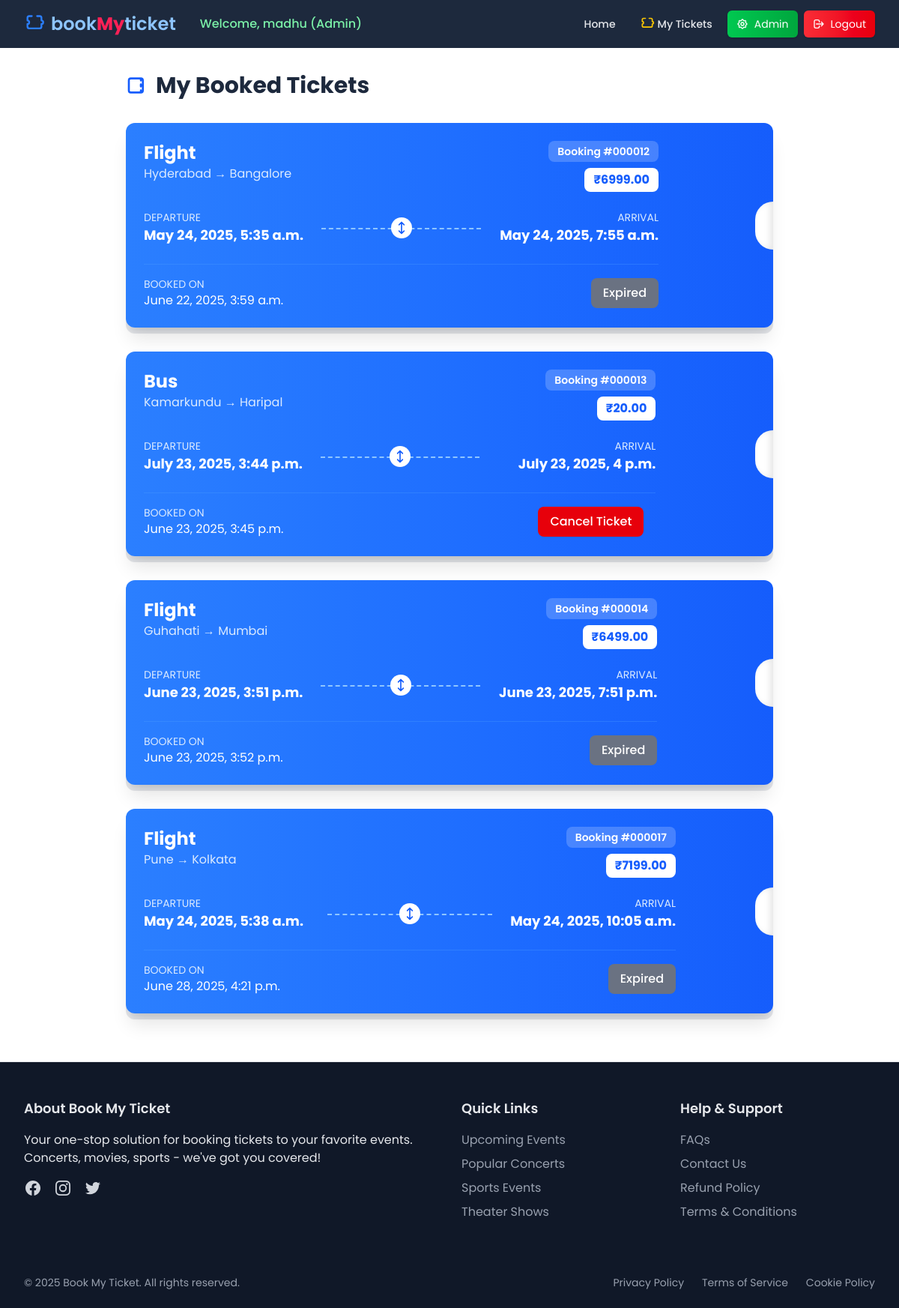
Screenshot of /mytickets/my_tickets/ (signed in) with the database file from the repository.
### mytickets/models.py (models this page shows, shortened)
class UserTicket(models.Model):
    user = models.ForeignKey(User, on_delete=models.CASCADE)
    ticket = models.ForeignKey(Ticket, on_delete=models.CASCADE)
    booked_at = models.DateTimeField(auto_now_add=True)

class Ticket(models.Model):
    TICKET_TYPES = [
        ('Flight', 'Flight'),
        ('Train', 'Train'),
        ('Bus', 'Bus'),
    ]
    type = models.CharField(max_length=20, choices=TICKET_TYPES)
    plane_ticket = models.ForeignKey(Ticketsplane, on_delete=models.CASCADE, null=True, blank=True)
    train_ticket = models.ForeignKey(Tickets, on_delete=models.CASCADE, null=True, blank=True)
    bus_ticket = models.ForeignKey(Ticketsbus, on_delete=models.CASCADE, null=True, blank=True)
    date_time = models.DateTimeField(default=timezone.now)
    source = models.CharField(max_length=30)
    destination = models.CharField(max_length=30)
    departure_time = models.DateTimeField()
    arrival_time = models.DateTimeField()
    total_seats = models.PositiveIntegerField()
    price = models.DecimalField(max_digits=10, decimal_places=2)

### mytickets/views.py (the view)
# urls.py: path('my_tickets/', views.my_tickets, name='my_tickets'),
def my_tickets(request):
    bookings = UserTicket.objects.filter(user=request.user)
    return render(request, 'mytickets/my_tickets.html', {
        'bookings': bookings,
        'now': timezone.now(),
    })

### mytickets/templates/mytickets/my_tickets.html (shortened to what this page needs)
{% extends "layout.html" %}
{% block content %}
<div class="max-w-4xl mx-auto px-4 py-8">
    <h2 class="text-3xl font-bold text-slate-800 mb-8 flex items-center">
        <svg xmlns="http://www.w3.org/2000/svg" class="h-8 w-8 mr-2 text-blue-600" fill="none" viewBox="0 0 24 24" stroke="currentColor">
            <path stroke-linecap="round" stroke-linejoin="round" stroke-width="2" d="M15 5v2m0 4v2m0 4v2M5 5a2 2 0 00-2 2v10a2 2 0 002 2h10a2 2 0 002-2V7a2 2 0 00-2-2H5z" />
        </svg>
        My Booked Tickets
    </h2>
    {% for b in bookings %}
    <div class="relative mb-8 group">
        <div class="relative z-10 bg-gradient-to-r from-blue-500 to-blue-600 rounded-xl shadow-xl overflow-hidden transform group-hover:-translate-y-1 transition duration-300 flex">
            <div class="absolute right-0 top-1/2 transform -translate-y-1/2 h-16 w-6 bg-white rounded-l-full shadow-[inset_-4px_0_8px_rgba(0,0,0,0.1)]"></div>
            <div class="p-6 text-white">
                <div class="flex justify-between items-start mb-6">
                    <div>
                        <h3 class="text-2xl font-bold">{{ b.ticket.type }}</h3>
                        <p class="text-blue-100">{{ b.ticket.source }} → {{ b.ticket.destination }}</p>
                    </div>
                    <div class="flex flex-col items-end">
                        <div class="bg-white/20 rounded-lg px-3 py-1 text-sm font-semibold mb-2">
                            Booking #{{ b.id|stringformat:"06d" }}
                        </div>
                        <div class="bg-white text-blue-600 rounded-lg px-3 py-1 font-bold">
                            ₹{{ b.ticket.price }}
                        </div>
                    </div>
                </div>
                <div class="grid grid-cols-1 md:grid-cols-3 gap-6 mb-6">
                    <div>
                        <p class="text-blue-100 text-sm">DEPARTURE</p>
                        <p class="font-bold text-lg">{{ b.ticket.departure_time }}</p>
                    </div>
                    <div class="flex items-center justify-center">
                        <div class="relative w-full">
                            <div class="relative flex justify-center">
                                <div class="bg-white p-1 rounded-full">
                                    <svg xmlns="http://www.w3.org/2000/svg" class="h-5 w-5 text-blue-600" fill="none" viewBox="0 0 24 24" stroke="currentColor">
                                        <path stroke-linecap="round" stroke-linejoin="round" stroke-width="2" d="M8 7l4-4m0 0l4 4m-4-4v18m0 0l-4-4m4 4l4-4" />
                                    </svg>
                                </div>
                            </div>
                        </div>
                    </div>
                    <div class="text-right">
                        <p class="text-blue-100 text-sm">ARRIVAL</p>
                        <p class="font-bold text-lg">{{ b.ticket.arrival_time }}</p>
                    </div>
                </div>
                <div class="flex justify-between items-center pt-4 border-t border-blue-400/30">
                    <div>
                        <p class="text-blue-100 text-sm">BOOKED ON</p>
                        <p>{{ b.booked_at }}</p>
                    </div>
                    {% if b.ticket.arrival_time > now %}
                        <form method="post" action="{% url 'cancel_ticket' b.ticket.id %}" onsubmit="return confirm('Are you sure you want to cancel this ticket?');">
                            <button type="submit" class="bg-red-600 hover:bg-red-700 text-white mx-4 px-3 py-1.5 sm:px-4 sm:py-2 rounded-lg font-medium transition-colors text-sm sm:text-base">
                                Cancel Ticket
                            </button>
                        </form>
                    {% else %}
                        <span class="bg-gray-500 text-white px-4 py-2 rounded-lg font-medium text-sm sm:text-base cursor-not-allowed">
                            Expired
                        </span>
                    {% endif %}
                </div>
            </div>
        </div>
        <div class="absolute inset-0 bg-gray-200 rounded-xl transform translate-y-2 group-hover:translate-y-3 transition duration-300 -z-10"></div>
    </div>
    {% endfor %}
</div>
{% endblock %}

### templates/layout.html (shortened to what this page needs)
{% load static %}
{% load static tailwind_tags %}
{% load django_browser_reload %}
<!DOCTYPE html>
<html lang="en" x-data="{ open: false, scrolled: false }" @scroll.window="scrolled = window.scrollY > 10">
<head>
    {% tailwind_css %}
</head>
<body class="bg-white flex flex-col min-h-screen font-poppins antialiased">
{% block navbar %}
<header class="fixed w-full z-50" :class="{'shadow-lg': scrolled}">
    <nav class="bg-slate-800 transition-slow" :class="{'bg-opacity-95 backdrop-blur-sm': scrolled}">
        <div class="max-w-7xl mx-auto px-4 sm:px-6 lg:px-8">
            <div class="flex justify-between items-center h-16">
                <div class="flex-shrink-0 flex items-center">
                    <a href="{% url 'home' %}" class="flex items-center space-x-2 text-blue-300 font-semibold text-2xl">
                        <svg xmlns="http://www.w3.org/2000/svg" class="w-7 h-7 text-blue-500" fill="none" viewBox="0 0 24 24" stroke="currentColor">
                            <path stroke-linecap="round" stroke-linejoin="round" stroke-width="2"
                                d="M9 3H6a2 2 0 00-2 2v3a2 2 0 010 4v3a2 2 0 002 2h3m6-14h3a2 2 0 012 2v3a2 2 0 010 4v3a2 2 0 01-2 2h-3m-6 0h6" />
                        </svg>
                        <span class="hidden sm:inline">
                            book<span class="text-rose-500 font-bold">My</span>ticket
                        </span>
                    </a>
                </div>
                <div class="hidden md:flex items-center space-x-4 ml-6">
                    {% if user.is_authenticated %}
                        <span class="text-green-300 font-medium text-sm md:text-base">
                            Welcome, {{ user.username }}{% if user.username == 'madhu' %} (Admin){% endif %}
                        </span>
                    {% endif %}
                </div>
                <div class="hidden md:flex items-center space-x-2 ml-auto">
                    <a href="{% url 'home' %}" class="px-3 py-2 rounded-md text-gray-200 hover:text-white hover:bg-slate-700 text-sm font-medium transition-slow">Home</a>
                    {% if user.is_authenticated %}
                    <a href="{% url 'my_tickets' %}" class="flex items-center px-3 py-2 rounded-md text-gray-200 hover:text-white hover:bg-slate-700 text-sm font-medium transition-slow gap-1">
                        <svg xmlns="http://www.w3.org/2000/svg" class="w-5 h-5 text-yellow-400" fill="none" viewBox="0 0 24 24" stroke="currentColor">
                            <path stroke-linecap="round" stroke-linejoin="round" stroke-width="2"
                                    d="M9 3H6a2 2 0 00-2 2v3a2 2 0 010 4v3a2 2 0 002 2h3m6-14h3a2 2 0 012 2v3a2 2 0 010 4v3a2 2 0 01-2 2h-3m-6 0h6" />
                        </svg>
                        My Tickets
                    </a>
                        {% if user.username == 'madhu' %}
                            <a href="/admin/" class="px-3 py-2 rounded-md text-white bg-gradient-to-r from-green-500 to-green-600 hover:from-green-600 hover:to-green-700 transition-slow shadow hover:shadow-lg flex items-center gap-2 text-sm">
                                Admin
                            </a>
                        {% endif %}
                        <a href="{% url 'logout' %}" class="px-3 py-2 rounded-md text-white bg-gradient-to-r from-red-500 to-red-600 hover:from-red-600 hover:to-red-700 transition-slow shadow hover:shadow-lg flex items-center gap-2 text-sm">
                            <svg xmlns="http://www.w3.org/2000/svg" class="h-4 w-4" fill="none" viewBox="0 0 24 24" stroke="currentColor">
                                <path stroke-linecap="round" stroke-linejoin="round" stroke-width="2" d="M17 16l4-4m0 0l-4-4m4 4H7m6 4v1a3 3 0 01-3 3H6a3 3 0 01-3-3V7a3 3 0 013-3h4a3 3 0 013 3v1" />
                            </svg>
                            Logout
                        </a>
                    {% endif %}
                </div>
            </div>
        </div>
    </nav>
</header>
{% endblock %}
<main class="flex-grow pt-16">
    {% block content %}
    {% endblock %}
</main>
{% block footer %}
<footer class="bg-gray-900 text-gray-200 border-t border-gray-200">
    <div class="max-w-7xl mx-auto px-4 sm:px-6 lg:px-8 py-12">
        <div class="grid grid-cols-1 md:grid-cols-4 gap-8">
            <div class="md:col-span-2">
                <h3 class="text-lg font-semibold text-gray-200 mb-4">About Book My Ticket</h3>
                <p class="text-gray-200 mb-4">
                    Your one-stop solution for booking tickets to your favorite events. Concerts, movies, sports - we've got you covered!
                </p>
                <div class="flex space-x-4">
                    <a href="#" class="text-gray-300 hover:text-blue-600 transition-colors">
                    </a>
                    <a href="#" class="text-gray-300 hover:text-pink-500 transition-colors">
                    </a>
                    <a href="#" class="text-gray-300 hover:text-blue-400 transition-colors">
                    </a>
                </div>
            </div>
            <div>
                <h3 class="text-lg font-semibold text-gray-200 mb-4">Quick Links</h3>
                <ul class="space-y-2">
                    <li><a href="#" class="text-gray-400 hover:text-blue-600 transition-colors">Upcoming Events</a></li>
                    <li><a href="#" class="text-gray-400 hover:text-blue-600 transition-colors">Popular Concerts</a></li>
                    <li><a href="#" class="text-gray-400 hover:text-blue-600 transition-colors">Sports Events</a></li>
                    <li><a href="#" class="text-gray-400 hover:text-blue-600 transition-colors">Theater Shows</a></li>
                </ul>
            </div>
            <div>
                <h3 class="text-lg font-semibold text-gray-200 mb-4">Help & Support</h3>
                <ul class="space-y-2">
                    <li><a href="#" class="text-gray-400 hover:text-blue-600 transition-colors">FAQs</a></li>
                    <li><a href="#" class="text-gray-400 hover:text-blue-600 transition-colors">Contact Us</a></li>
                    <li><a href="#" class="text-gray-400 hover:text-blue-600 transition-colors">Refund Policy</a></li>
                    <li><a href="#" class="text-gray-400 hover:text-blue-600 transition-colors">Terms & Conditions</a></li>
                </ul>
            </div>
        </div>
    </div>
    <div class="bg-gray-900 py-6">
        <div class="max-w-7xl mx-auto px-4 sm:px-6 lg:px-8">
            <div class="flex flex-col md:flex-row justify-between items-center">
                <p class="text-sm text-gray-400 mb-4 md:mb-0">
                    &copy; 2025 Book My Ticket. All rights reserved.
                </p>
                <div class="flex space-x-6" >
                    <a href="#" class="text-sm text-gray-400 hover:text-blue-600 transition-colors">Privacy Policy</a>
                    <a href="#" class="text-sm text-gray-400 hover:text-blue-600 transition-colors">Terms of Service</a>
                    <a href="#" class="text-sm text-gray-400 hover:text-blue-600 transition-colors">Cookie Policy</a>
                </div>
            </div>
        </div>
    </div>
</footer>
{% endblock %}
</body>
</html>

### templates/layout.html (style rules this page uses)
.font-poppins { font-family: 'Poppins', sans-serif; }
.transition-slow { transition: all 0.3s ease-in-out; }

### rows the page displays
UserTicket: ticket.type "Flight", ticket.source "Hyderabad", ticket.destination "Bangalore", id "000012", ticket.price "6999.00", ticket.departure_time "May 24, 2025, 5:35 a.m.", ticket.arrival_time "May 24, 2025, 7:55 a.m.", booked_at "June 22, 2025, 3:59 a.m.", shows "Expired"
UserTicket: ticket.type "Bus", ticket.source "Kamarkundu", ticket.destination "Haripal", id "000013", ticket.price "20.00", ticket.departure_time "July 23, 2025, 3:44 p.m.", ticket.arrival_time "July 23, 2025, 4 p.m.", booked_at "June 23, 2025, 3:45 p.m.", shows "Cancel Ticket"
UserTicket: ticket.type "Flight", ticket.source "Guhahati", ticket.destination "Mumbai", id "000014", ticket.price "6499.00", ticket.departure_time "June 23, 2025, 3:51 p.m.", ticket.arrival_time "June 23, 2025, 7:51 p.m.", booked_at "June 23, 2025, 3:52 p.m.", shows "Expired"
UserTicket: ticket.type "Flight", ticket.source "Pune", ticket.destination "Kolkata", id "000017", ticket.price "7199.00", ticket.departure_time "May 24, 2025, 5:38 a.m.", ticket.arrival_time "May 24, 2025, 10:05 a.m.", booked_at "June 28, 2025, 4:21 p.m.", shows "Expired"

### other values shown
{{ user.username }} "madhu"
